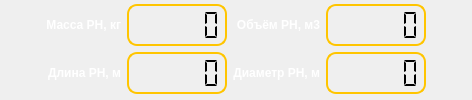
     <widget class="QWidget" name="tab_11">
      <attribute name="title">
       <string>Ступень I</string>
      </attribute>
      <layout class="QGridLayout" name="gridLayout_24">
       <property name="leftMargin">
        <number>3</number>
       </property>
       <property name="topMargin">
        <number>3</number>
       </property>
       <property name="rightMargin">
        <number>3</number>
       </property>
       <property name="bottomMargin">
        <number>3</number>
       </property>
       <item row="0" column="0">
        <widget class="QWidget" name="widget_2" native="true">
         <layout class="QGridLayout" name="gridLayout_29">
          <property name="leftMargin">
           <number>3</number>
          </property>
          <property name="topMargin">
           <number>1</number>
          </property>
          <property name="rightMargin">
           <number>3</number>
          </property>
          <property name="bottomMargin">
           <number>3</number>
          </property>
          <item row="2" column="5">
           <widget class="QLCDNumber" name="out_d_3">
            <property name="minimumSize">
             <size>
              <width>100</width>
              <height>0</height>
             </size>
            </property>
            <property name="font">
             <font>
              <pointsize>14</pointsize>
              <bold>false</bold>
             </font>
            </property>
            <property name="styleSheet">
             <string notr="true">
  border: 2px solid rgb(255, 197, 0);
  border-width: 2px;
  border-radius: 10px;

</string>
            </property>
            <property name="frameShape">
             <enum>QFrame::StyledPanel</enum>
            </property>
            <property name="frameShadow">
             <enum>QFrame::Plain</enum>
            </property>
            <property name="lineWidth">
             <number>3</number>
            </property>
            <property name="smallDecimalPoint">
             <bool>true</bool>
            </property>
            <property name="segmentStyle">
             <enum>QLCDNumber::Flat</enum>
            </property>
           </widget>
          </item>
          <item row="0" column="4">
           <widget class="QLabel" name="w_3">
            <property name="font">
             <font>
              <bold>true</bold>
             </font>
            </property>
            <property name="styleSheet">
             <string notr="true">color: rgb(255, 255, 255);</string>
            </property>
            <property name="text">
             <string>Объём РН, м3</string>
            </property>
            <property name="alignment">
             <set>Qt::AlignRight|Qt::AlignTrailing|Qt::AlignVCenter</set>
            </property>
           </widget>
          </item>
          <item row="0" column="2">
           <widget class="QLCDNumber" name="out_m_3">
            <property name="minimumSize">
             <size>
              <width>100</width>
              <height>0</height>
             </size>
            </property>
            <property name="font">
             <font>
              <pointsize>14</pointsize>
              <bold>false</bold>
             </font>
            </property>
            <property name="styleSheet">
             <string notr="true">
  border: 2px solid rgb(255, 197, 0);
  border-width: 2px;
  border-radius: 10px;

</string>
            </property>
            <property name="frameShape">
             <enum>QFrame::StyledPanel</enum>
            </property>
            <property name="frameShadow">
             <enum>QFrame::Plain</enum>
            </property>
            <property name="lineWidth">
             <number>3</number>
            </property>
            <property name="smallDecimalPoint">
             <bool>true</bool>
            </property>
            <property name="segmentStyle">
             <enum>QLCDNumber::Flat</enum>
            </property>
           </widget>
          </item>
          <item row="2" column="4">
           <widget class="QLabel" name="d_3">
            <property name="font">
             <font>
              <bold>true</bold>
             </font>
            </property>
            <property name="styleSheet">
             <string notr="true">color: rgb(255, 255, 255);</string>
            </property>
            <property name="text">
             <string>Диаметр РН, м</string>
            </property>
            <property name="alignment">
             <set>Qt::AlignRight|Qt::AlignTrailing|Qt::AlignVCenter</set>
            </property>
           </widget>
          </item>
          <item row="0" column="5">
           <widget class="QLCDNumber" name="out_w_3">
            <property name="minimumSize">
             <size>
              <width>100</width>
              <height>0</height>
             </size>
            </property>
            <property name="font">
             <font>
              <pointsize>14</pointsize>
              <bold>false</bold>
             </font>
            </property>
            <property name="styleSheet">
             <string notr="true">
  border: 2px solid rgb(255, 197, 0);
  border-width: 2px;
  border-radius: 10px;

</string>
            </property>
            <property name="frameShape">
             <enum>QFrame::StyledPanel</enum>
            </property>
            <property name="frameShadow">
             <enum>QFrame::Plain</enum>
            </property>
            <property name="lineWidth">
             <number>3</number>
            </property>
            <property name="smallDecimalPoint">
             <bool>true</bool>
            </property>
            <property name="segmentStyle">
             <enum>QLCDNumber::Flat</enum>
            </property>
           </widget>
          </item>
          <item row="2" column="1">
           <widget class="QLabel" name="l_3">
            <property name="font">
             <font>
              <bold>true</bold>
             </font>
            </property>
            <property name="styleSheet">
             <string notr="true">color: rgb(255, 255, 255);</string>
            </property>
            <property name="text">
             <string>Длина РН, м</string>
            </property>
            <property name="alignment">
             <set>Qt::AlignRight|Qt::AlignTrailing|Qt::AlignVCenter</set>
            </property>
           </widget>
          </item>
          <item row="0" column="1">
           <widget class="QLabel" name="m_3">
            <property name="font">
             <font>
              <bold>true</bold>
             </font>
            </property>
            <property name="styleSheet">
             <string notr="true">color: rgb(255, 255, 255);</string>
            </property>
            <property name="text">
             <string>Масса РН, кг</string>
            </property>
            <property name="alignment">
             <set>Qt::AlignRight|Qt::AlignTrailing|Qt::AlignVCenter</set>
            </property>
           </widget>
          </item>
          <item row="2" column="2">
           <widget class="QLCDNumber" name="out_l_3">
            <property name="minimumSize">
             <size>
              <width>100</width>
              <height>0</height>
             </size>
            </property>
            <property name="font">
             <font>
              <pointsize>14</pointsize>
              <bold>false</bold>
             </font>
            </property>
            <property name="styleSheet">
             <string notr="true">
  border: 2px solid rgb(255, 197, 0);
  border-width: 2px;
  border-radius: 10px;

</string>
            </property>
            <property name="frameShape">
             <enum>QFrame::StyledPanel</enum>
            </property>
            <property name="frameShadow">
             <enum>QFrame::Plain</enum>
            </property>
            <property name="lineWidth">
             <number>3</number>
            </property>
            <property name="smallDecimalPoint">
             <bool>true</bool>
            </property>
            <property name="segmentStyle">
             <enum>QLCDNumber::Flat</enum>
            </property>
           </widget>
          </item>
          <item row="2" column="6">
           <spacer name="horizontalSpacer_3">
            <property name="orientation">
             <enum>Qt::Horizontal</enum>
            </property>
            <property name="sizeHint" stdset="0">
             <size>
              <width>40</width>
              <height>20</height>
             </size>
            </property>
           </spacer>
          </item>
          <item row="2" column="0">
           <spacer name="horizontalSpacer_4">
            <property name="orientation">
             <enum>Qt::Horizontal</enum>
            </property>
            <property name="sizeHint" stdset="0">
             <size>
              <width>40</width>
              <height>20</height>
             </size>
            </property>
           </spacer>
          </item>
         </layout>
        </widget>
       </item>
      </layout>
     </widget>
